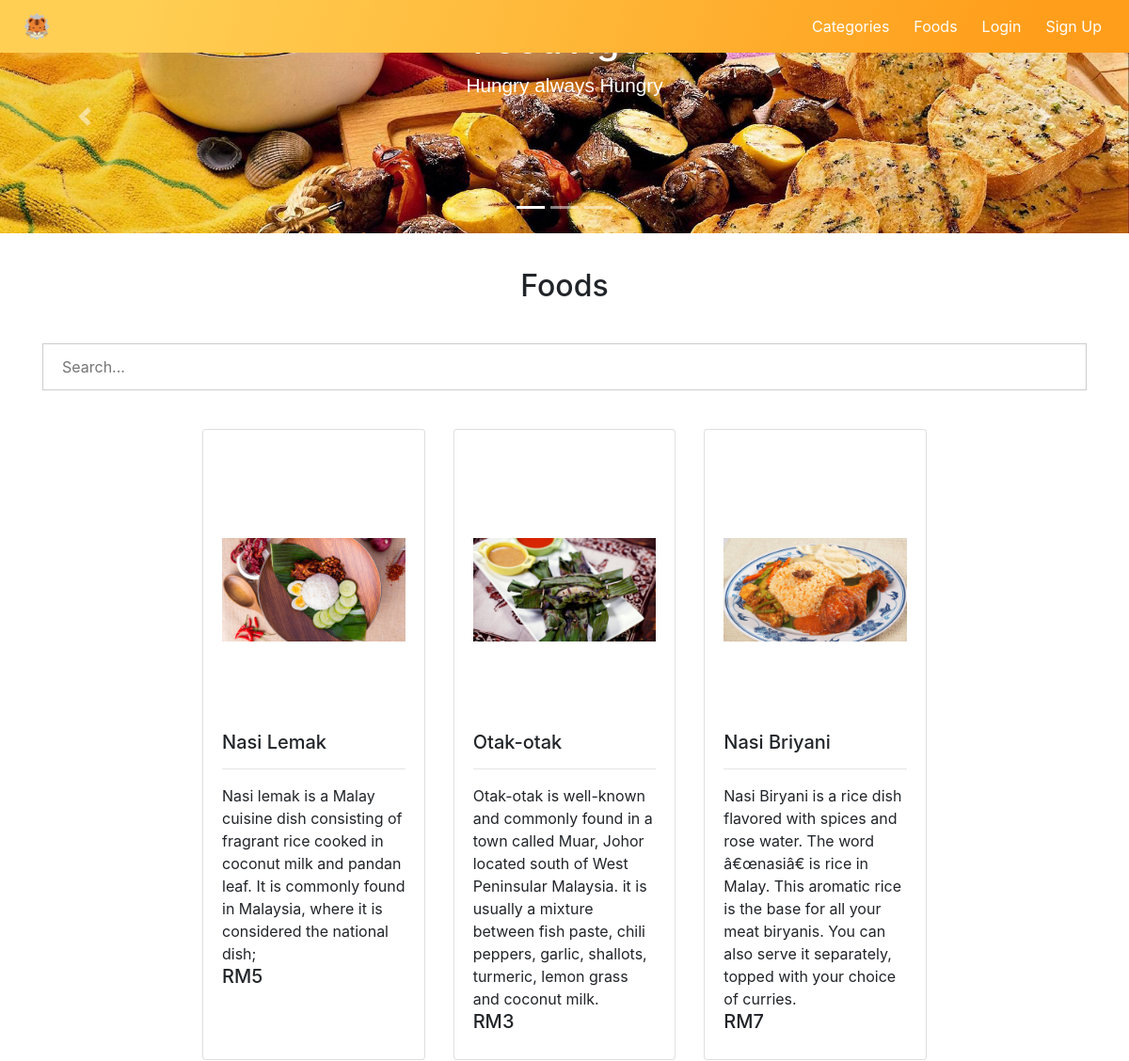
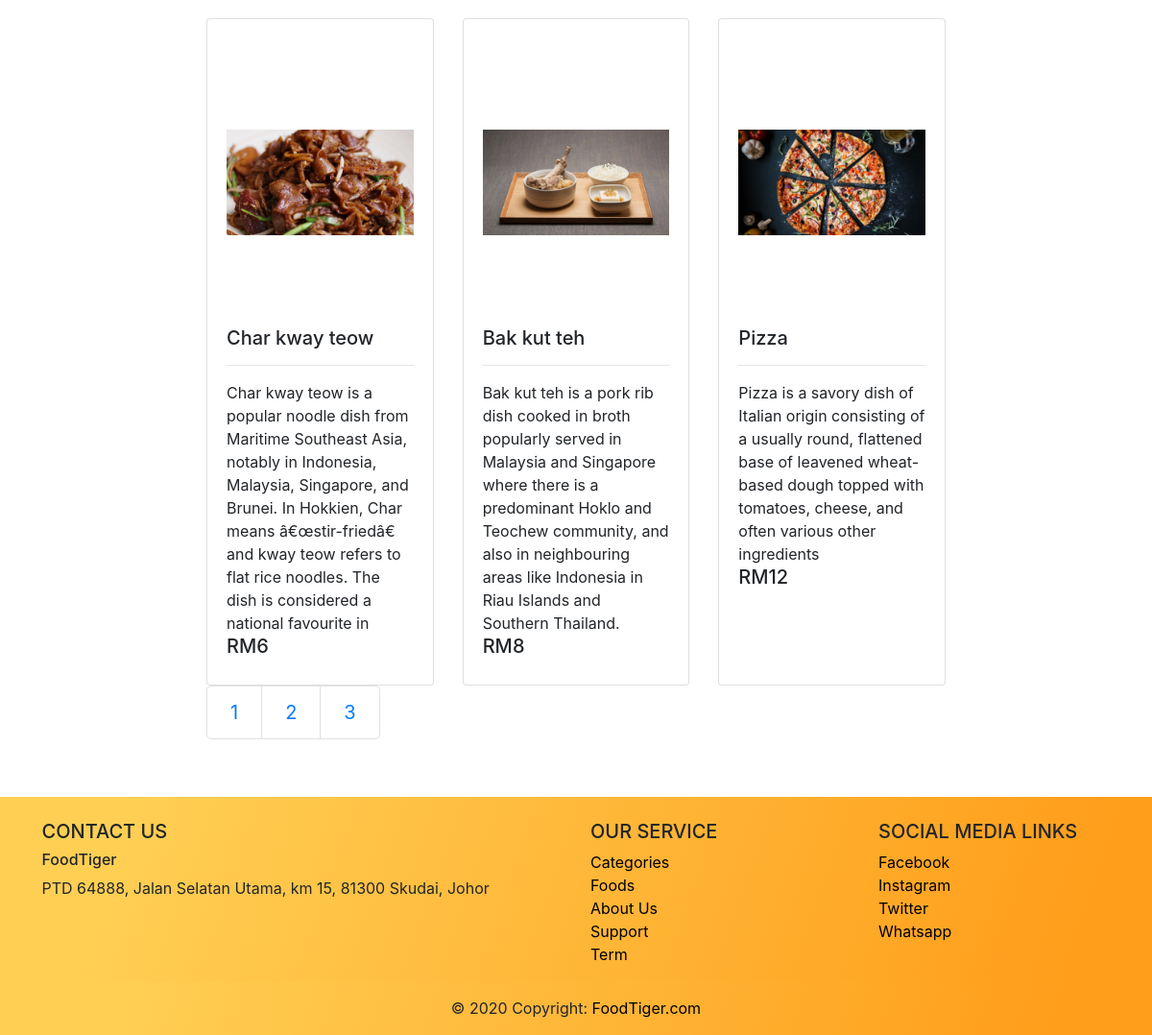
Page /customer/foodpage.php on the committed database (2 pictures, top to bottom).
### tables this page shows
CREATE TABLE `food` (
  `f_id` int(11) NOT NULL,
  `cart_id` int(10) NOT NULL,
  `nameFood` varchar(255) NOT NULL,
  `description` varchar(255) NOT NULL,
  `imageFood` varchar(500) NOT NULL,
  `price` int(30) NOT NULL
);

### customer/foodpage.php (the view, shortened to what this page needs)
<?php
require '../database/pdo.php';
$results_per_page = 6;
$sql='SELECT * FROM food';
$result = mysqli_query($conn, $sql);
$number_of_results = mysqli_num_rows($result);
$number_of_pages = ceil($number_of_results/$results_per_page);
if (!isset($_GET['page'])) {
  $page = 1;
} else {
  $page = $_GET['page'];
}
$this_page_first_result = ($page-1)*$results_per_page;
$sql='SELECT * FROM food LIMIT ' . $this_page_first_result . ',' .  $results_per_page;
$result = mysqli_query($conn, $sql);
?>
<!DOCTYPE html>
<html>
<head>
    <link rel="stylesheet" href="../css/nav-bar.css">
    <link rel="stylesheet" href="../css/index.css">
</head>
<body>
<header>
        <?php
          require "navandfooter/nav.php";
        ?>
    </header>
    <div class="in1">
    <div id="demo" class="carousel slide" data-ride="carousel">
        <ul class="carousel-indicators">
          <li data-target="#demo" data-slide-to="0" class="active"></li>
          <li data-target="#demo" data-slide-to="1"></li>
          <li data-target="#demo" data-slide-to="2"></li>
        </ul>
        <div class="carousel-inner">
          <div class="carousel-item active">
            <img src="../image/food.jpg" alt="food" width="1100" height="500">
            <div class="carousel-caption">
              <h1>FoodTiger</h1>
              <p class="p2">Hungry always Hungry</p>
            </div>
          </div>
        </div>
        <a class="carousel-control-prev" href="#demo" data-slide="prev">
          <span class="carousel-control-prev-icon"></span>
        </a>
        <a class="carousel-control-next" href="#demo" data-slide="next">
          <span class="carousel-control-next-icon"></span>
        </a>
    </div>
    <div class="container" style="margin-top:3%;"><h2>Foods</h2>
    <form style="margin-top:3%;" action="food.php" method="POST">
        <input type="text" name="search" placeholder="Search..." id="search">
    </form>
    </div>
    <div class="col-md-8 mx-auto" style="margin-top:1%;margin-bottom:3%;">
        <div class="row">
            <?php
               while($row = mysqli_fetch_array($result)) {
            ?>
            <div class="col-sm-4 " style="margin-top:20px;">
                <div class="card h-100">
                    <div class="card-body">
                        <div class="inner" style="text-align:center">
                            <a href="fooddetails.php?f_id=<?php echo $row['f_id'];; ?>"><img src="image/<?php echo $row['imageFood'];?>"  class="img-fluid"  style="width:400px; height:300px;object-fit: contain;"></a>
                        </div>
                        <h5 class="card-title"><?php echo $row['nameFood'];?></h5>
                        <hr>
                        <div class="card-heading"><?php echo $row['description'];?></div>
                        <div class="card-heading"><h5>RM<?php echo $row['price'];?></h5></div>
                    </div>
                </div>
            </div>
            <?php
                }
            ?>
        </div>
        <ul class="pagination pagination-lg">
                      <?php
                      for ($page=1;$page<=$number_of_pages;$page++) {
                        echo ' <li class="page-item"><a class="page-link" href="foodpage.php?page=' . $page . '">' . $page . '</a> </li> ';}
                        ?>
        </ul>
    </div>
    </div>
    <footer style="margin-top:5%;">
        <?php
          require "navandfooter/footer.php";
        ?>
    </footer>
    </body>
</html>

### css/nav-bar.css (style rules this page uses)
input[type=text], input[type=password] { width: 100%; padding: 12px 20px; margin: 8px 0; display: inline-block; border: 1px solid #ccc; box-sizing: border-box; }

### css/index.css (style rules this page uses)
.container { text-align:center; padding: 1px; }
.carousel-inner img { width: 100%; height: 100%; }
.carousel-caption { z-index:10; color:#fff; text-align:center; top:auto; left:65%; bottom:auto; transform:translate(0, -60%); }
.p2 { font-size:1.3em; font-family:Arial; }
.inner { overflow:hidden; }
.inner img { transition: all 1.5 ease; }

### rows in the picture
food: imageFood (picture), nameFood "Nasi Lemak", description "Nasi lemak is a Malay cuisine dish consisting of fragrant rice cooked in coconut milk and pandan leaf. It is commonly found in Malaysia, where it is considered the national dish;", price "5"
food: imageFood (picture), nameFood "Otak-otak", description "Otak-otak is well-known and commonly found in a town called Muar, Johor located south of West Peninsular Malaysia. it is usually a mixture between fish paste, chili peppers, garlic, shallots, turmeric, lemon grass and coconut milk.", price "3"
food: imageFood (picture), nameFood "Nasi Briyani", description "Nasi Biryani is a rice dish flavored with spices and rose water. The word â€œnasiâ€ is rice in Malay. This aromatic rice is the base for all your meat biryanis. You can also serve it separately, topped with your choice of curries.", price "7"
food: imageFood (picture), nameFood "Char kway teow", description "Char kway teow is a popular noodle dish from Maritime Southeast Asia, notably in Indonesia, Malaysia, Singapore, and Brunei. In Hokkien, Char means â€œstir-friedâ€ and kway teow refers to flat rice noodles. The dish is considered a national favourite in", price "6"
food: imageFood (picture), nameFood "Bak kut teh", description "Bak kut teh is a pork rib dish cooked in broth popularly served in Malaysia and Singapore where there is a predominant Hoklo and Teochew community, and also in neighbouring areas like Indonesia in Riau Islands and Southern Thailand.", price "8"
food: imageFood (picture), nameFood "Pizza", description "Pizza is a savory dish of Italian origin consisting of a usually round, flattened base of leavened wheat-based dough topped with tomatoes, cheese, and often various other ingredients", price "12"
